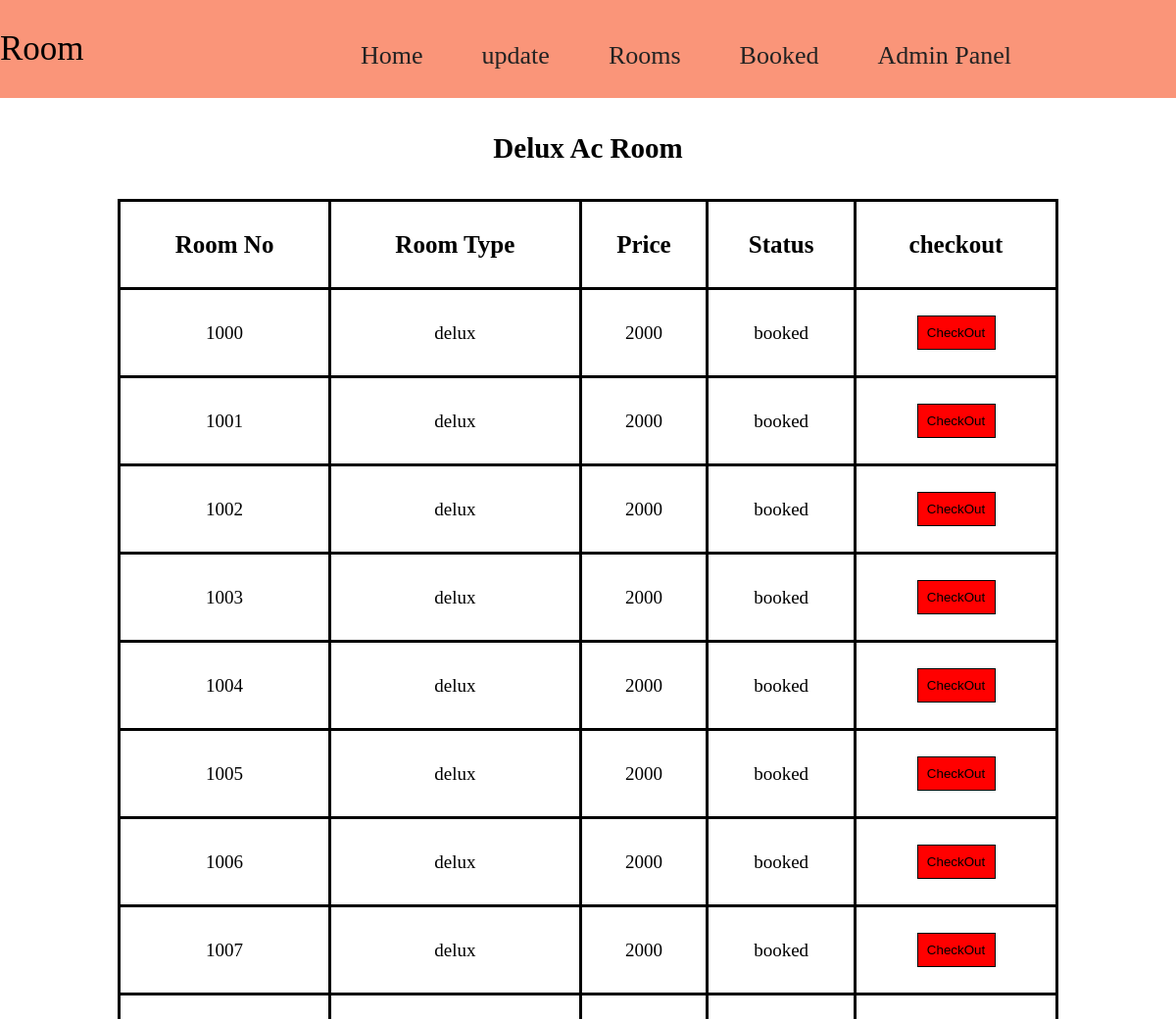
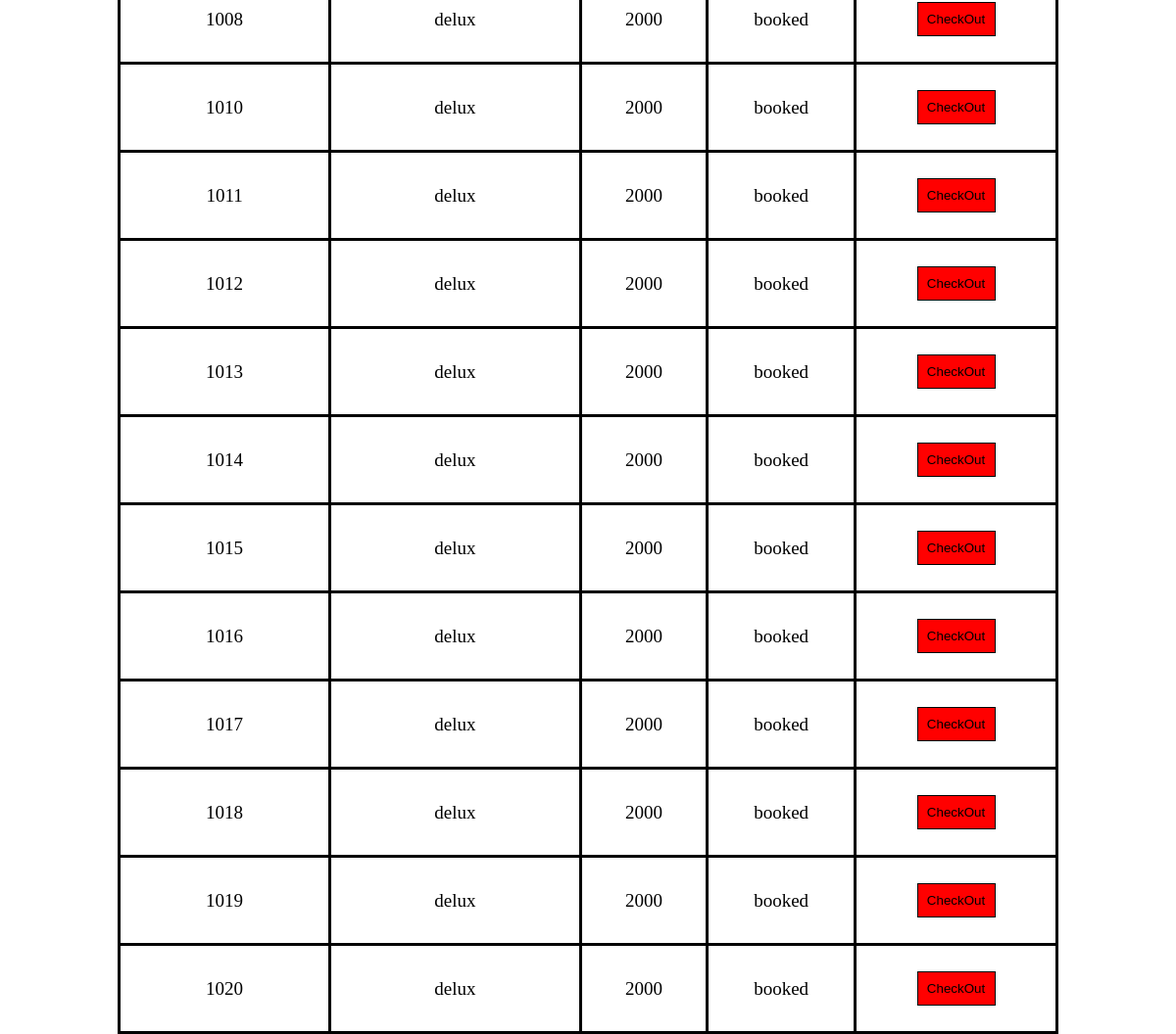
The app's page /admin/deluxacdata.php, older data (2 pictures, top to bottom).
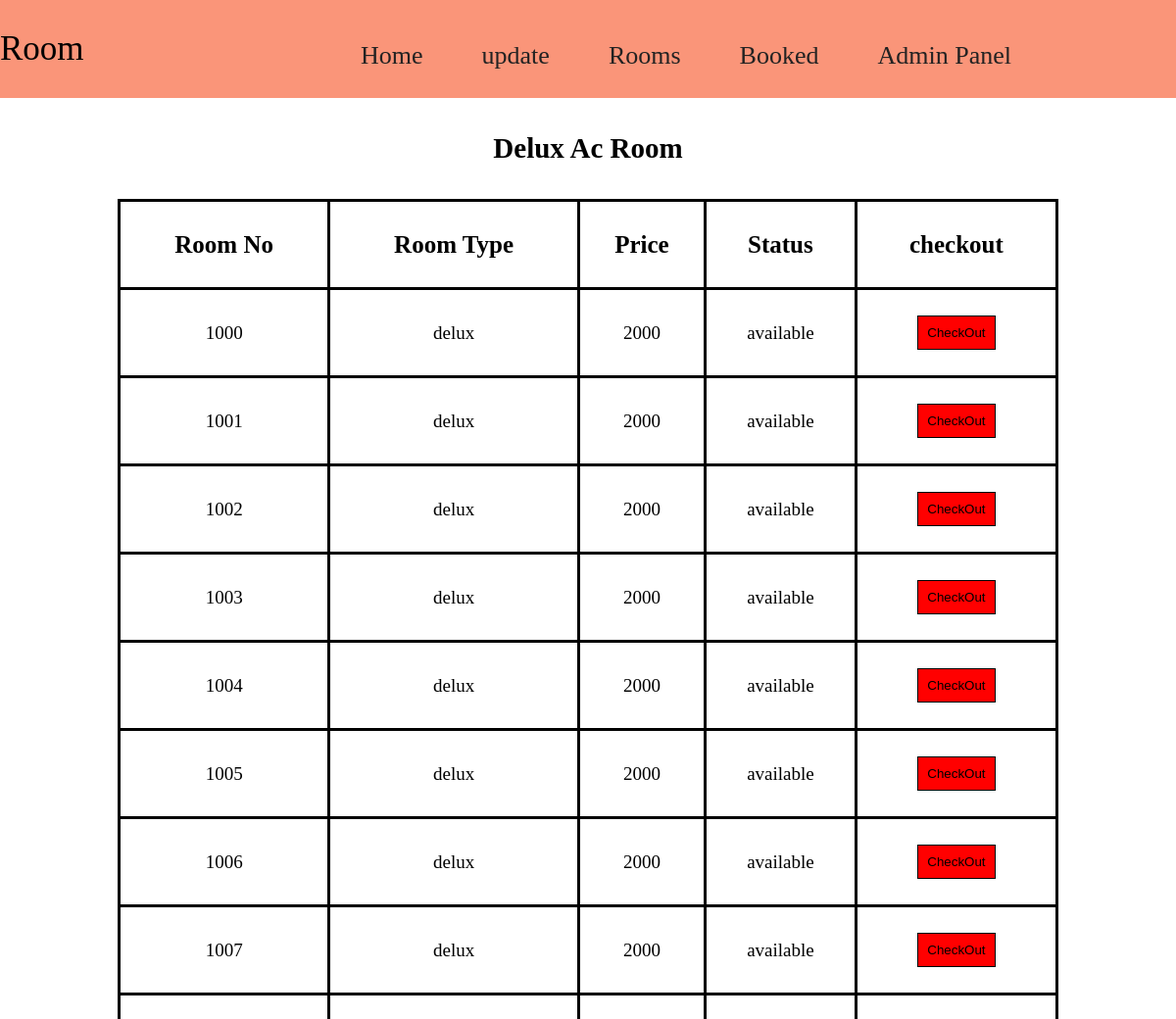
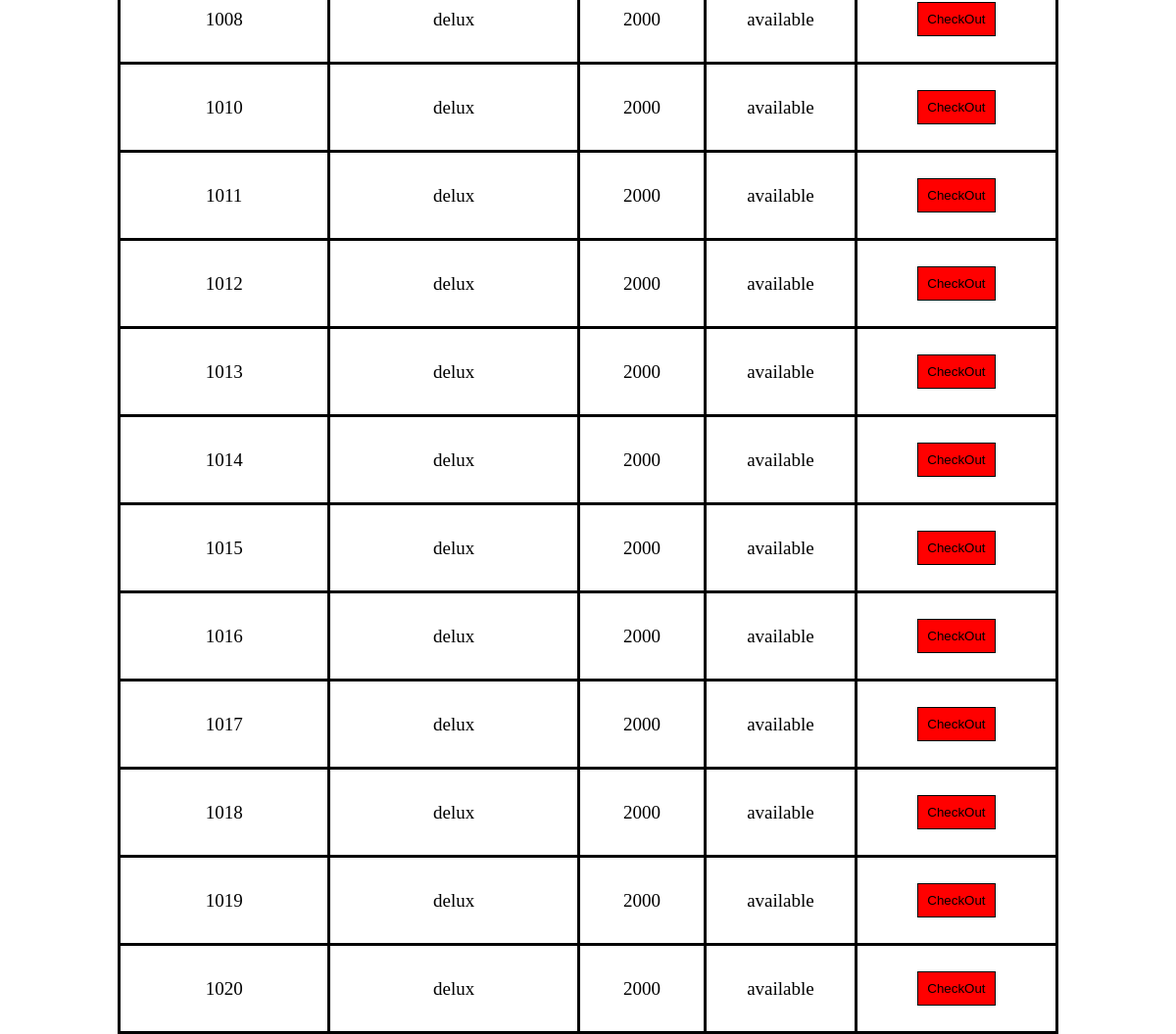
The same page, newer data (2 pictures, top to bottom).
### tables this page shows
CREATE TABLE `deluxac_room` (
  `deluxac_id` int(255) NOT NULL,
  `room_no` varchar(10) NOT NULL,
  `room_type` varchar(50) NOT NULL,
  `price` int(100) NOT NULL,
  `status` varchar(50) NOT NULL
);

### admin/deluxacdata.php (the view, shortened to what this page needs)
<?php include('../connection.php')?>
<!DOCTYPE html>
<html lang="en">
<head>
</head>
<body>
<nav class="navbar">
    <div class="left-nav">
            <p>Room</p>
        </div>
        <div class="right-nav mt-4">
            <ul>
                <li class="item"><a href="aroom.php">Home</a></li>
         <div class="paste-button"> <li class="item">update </li>
   </div>
                <div class="paste-button"> <li class="item">Rooms</li>
   </div>
                 <li class="item"><a href="roomstatus.php">Booked</a></li>
                 <li class="item"><a href="../admin.php">Admin Panel</a></li>
          </ul>
        </div>
    </nav>
    <section>
      <h1 id="detail-head">Delux Ac Room</h1>
      <div class="detail-table">
        <table>
          <thead>
            <tr>
            <th scope="col">Room No</th>
            <th scope="col">Room Type</th>
            <th scope="col">Price</th>
            <th scope="col">Status</th>
            <th scope="col">checkout</th>
</tr>
          </thead>
          <tbody>
            <?php
            $query="SELECT * FROM deluxac_room";
            $result=mysqli_query($con,$query);
            while($data=mysqli_fetch_assoc($result))
            {
              ?>
              <tr>
                <td><?php echo $data['room_no']; ?></td>
                <td><?php echo $data['room_type']; ?></td>
                <td><?php echo $data['price']; ?></td>
                <td><?php echo $data['status']; ?></td>
                <td>
                  <a href="co.php"><button value="CheckOut" id="checkout-btn">CheckOut</button></a>
                </td>
              </tr>
              <?php
            }
            ?>
          </tbody>
        </table>
      </div>
    </section>
</body>
</html>

Row changes from the older to the newer data that the page shows:
changed deluxac_room (number 1 of 20 on the later page): status "booked" → "available"
changed deluxac_room (number 2 of 20 on the later page): status "booked" → "available"
changed deluxac_room (number 3 of 20 on the later page): status "booked" → "available"
changed deluxac_room (number 4 of 20 on the later page): status "booked" → "available"
changed deluxac_room (number 5 of 20 on the later page): status "booked" → "available"
changed deluxac_room (number 6 of 20 on the later page): status "booked" → "available"
changed deluxac_room (number 7 of 20 on the later page): status "booked" → "available"
changed deluxac_room (number 8 of 20 on the later page): status "booked" → "available"
changed deluxac_room (number 9 of 20 on the later page): status "booked" → "available"
changed deluxac_room (number 10 of 20 on the later page): status "booked" → "available"
changed deluxac_room (number 11 of 20 on the later page): status "booked" → "available"
changed deluxac_room (number 12 of 20 on the later page): status "booked" → "available"
changed deluxac_room (number 13 of 20 on the later page): status "booked" → "available"
changed deluxac_room (number 14 of 20 on the later page): status "booked" → "available"
changed deluxac_room (number 15 of 20 on the later page): status "booked" → "available"
changed deluxac_room (number 16 of 20 on the later page): status "booked" → "available"
changed deluxac_room (number 17 of 20 on the later page): status "booked" → "available"
changed deluxac_room (number 18 of 20 on the later page): status "booked" → "available"
changed deluxac_room (number 19 of 20 on the later page): status "booked" → "available"
changed deluxac_room (number 20 of 20 on the later page): status "booked" → "available"
